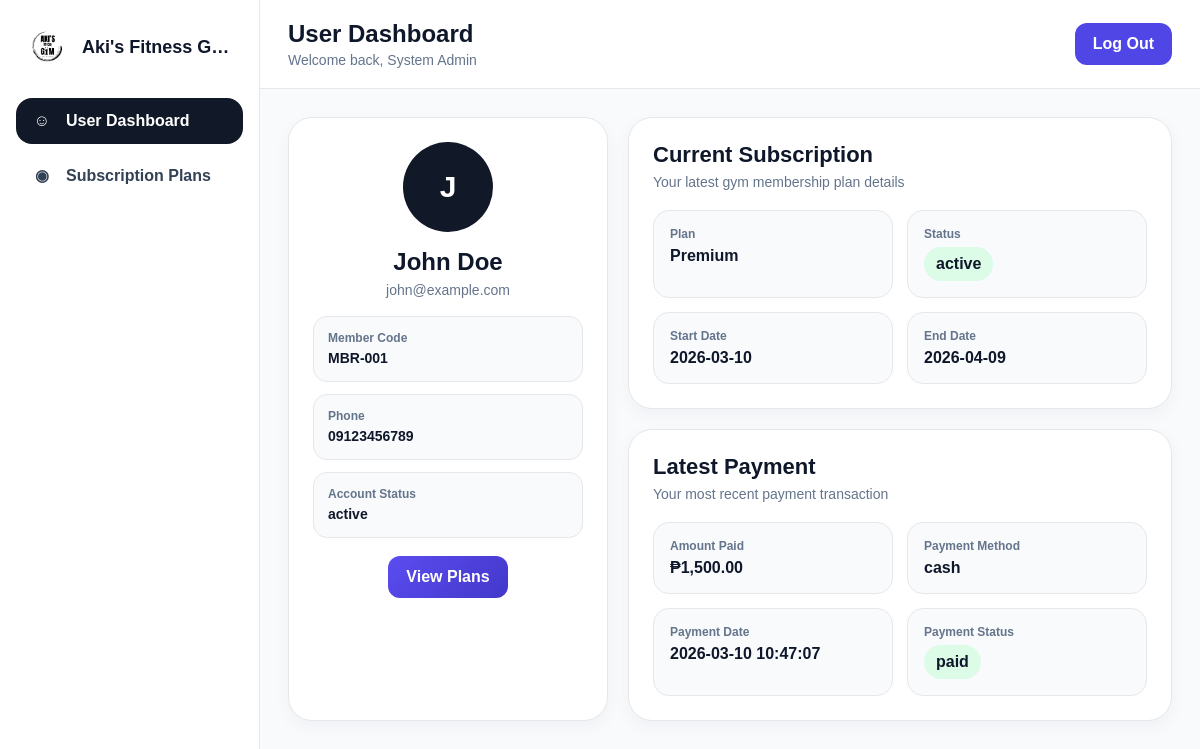
Page /pages/user_dashboard.php (signed in) on the earlier database version.
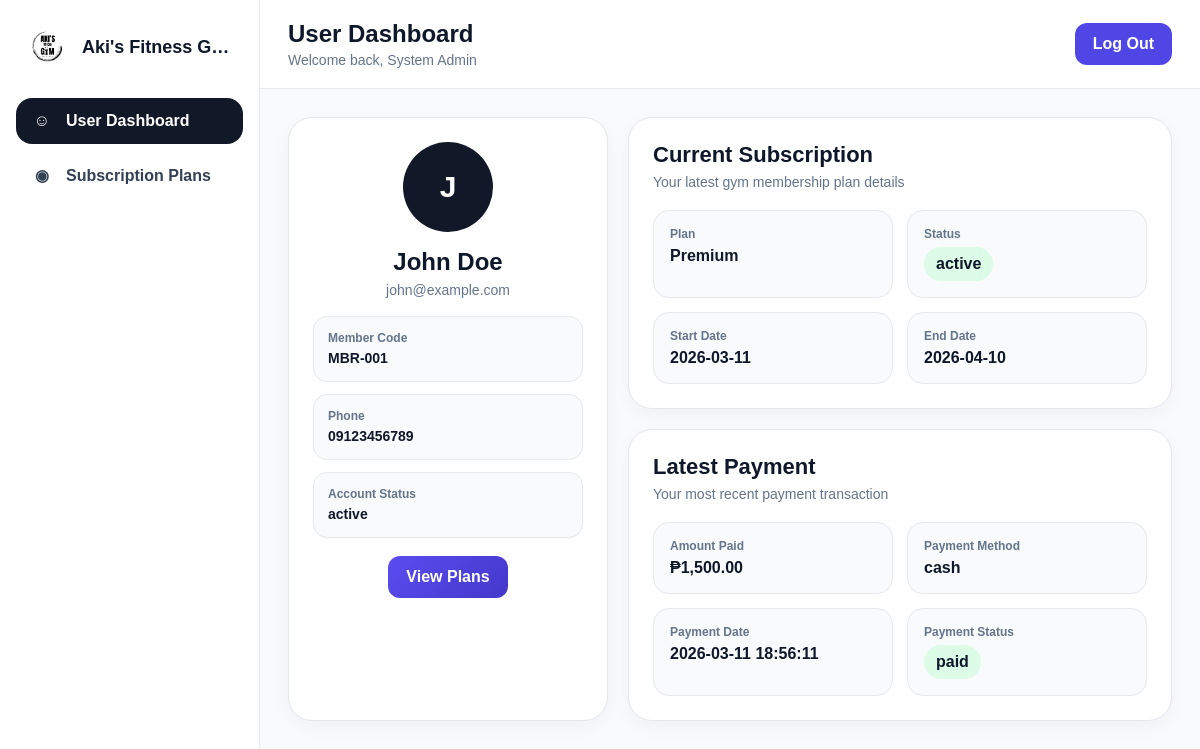
Same page on the later database version.
### tables this page shows
CREATE TABLE `tbl_member_subscriptions` (
  `member_subscription_id` int(11) NOT NULL,
  `member_id` int(11) NOT NULL,
  `subscription_id` int(11) NOT NULL,
  `start_date` date NOT NULL,
  `end_date` date NOT NULL,
  `status` enum('active','expired','cancelled','pending') DEFAULT 'pending',
  `assigned_by` int(11) DEFAULT NULL,
  `notes` text DEFAULT NULL,
  `created_at` timestamp NOT NULL DEFAULT current_timestamp(),
  `updated_at` timestamp NOT NULL DEFAULT current_timestamp() ON UPDATE current_timestamp()
);

CREATE TABLE `tbl_transactions` (
  `transaction_id` int(11) NOT NULL,
  `transaction_code` varchar(30) NOT NULL,
  `member_subscription_id` int(11) NOT NULL,
  `member_id` int(11) NOT NULL,
  `subscription_id` int(11) NOT NULL,
  `amount` decimal(10,2) NOT NULL,
  `payment_method` enum('cash','gcash','bank_transfer','card') DEFAULT 'cash',
  `payment_status` enum('paid','pending','failed','refunded') DEFAULT 'paid',
  `payment_date` datetime DEFAULT current_timestamp(),
  `reference_number` varchar(100) DEFAULT NULL,
  `processed_by` int(11) DEFAULT NULL,
  `remarks` text DEFAULT NULL,
  `created_at` timestamp NOT NULL DEFAULT current_timestamp(),
  `updated_at` timestamp NOT NULL DEFAULT current_timestamp() ON UPDATE current_timestamp()
);

CREATE TABLE `tbl_subscription` (
  `subscription_id` int(11) NOT NULL,
  `plan_name` varchar(100) NOT NULL,
  `description` text DEFAULT NULL,
  `price` decimal(10,2) NOT NULL,
  `duration_days` int(11) NOT NULL,
  `access_level` enum('regular','premium','vip') DEFAULT 'regular',
  `status` enum('active','inactive') DEFAULT 'active',
  `created_at` timestamp NOT NULL DEFAULT current_timestamp(),
  `updated_at` timestamp NOT NULL DEFAULT current_timestamp() ON UPDATE current_timestamp()
);

### pages/user_dashboard.php (the view, shortened to what the changed rows need)
<?php
require_once("../includes/db.php");
$member_id = $_SESSION['member_id'];
$subscription_query = "
    SELECT
        s.plan_name,
        ms.start_date,
        ms.end_date,
        ms.status AS subscription_status
    FROM tbl_member_subscriptions ms
    LEFT JOIN tbl_subscription s ON ms.subscription_id = s.subscription_id
    WHERE ms.member_id = '$member_id'
    ORDER BY ms.member_subscription_id DESC
    LIMIT 1
";
$subscription_result = mysqli_query($conn, $subscription_query);
$subscription = mysqli_fetch_assoc($subscription_result);
$payment_query = "
    SELECT
        amount,
        payment_method,
        payment_status,
        payment_date
    FROM tbl_transactions
    WHERE member_id = '$member_id'
    ORDER BY transaction_id DESC
    LIMIT 1
";
$payment_result = mysqli_query($conn, $payment_query);
$payment = mysqli_fetch_assoc($payment_result);
function subscriptionStatusClass($status) {
    $status = strtolower(trim($status ?? ''));
    if ($status === 'active') return 'status-active';
    return 'status-default';
}
function paymentStatusClass($status) {
    $status = strtolower(trim($status ?? ''));
    if ($status === 'paid') return 'pay-paid';
    return 'pay-default';
}
?>
<!DOCTYPE html>
<html lang="en">
<head>
<link rel="stylesheet" href="/akisgym/assets/css/style.css">
</head>
<body class="saas-body">
<div class="saas-layout">
    <div class="saas-main">
        <header class="saas-topbar">
            <div class="saas-topbar-left">
                <div>
                    <h2>User Dashboard</h2>
                </div>
            </div>
        </header>
        <main class="saas-content">
            <div class="user-dashboard-grid">
                <div class="user-main">
                    <div class="user-subscription-card">
                        <div class="user-sub-grid">
                            <div class="user-sub-box">
                                <label>Plan</label>
                                <span>
                                    <?php echo !empty($subscription['plan_name'])
                                        ? htmlspecialchars($subscription['plan_name'])
                                        : 'No Plan'; ?>
                                </span>
                            </div>
                            <div class="user-sub-box">
                                <label>Status</label>
                                <?php if (!empty($subscription['subscription_status'])): ?>
                                    <span class="badge <?php echo subscriptionStatusClass($subscription['subscription_status']); ?>">
                                        <?php echo htmlspecialchars($subscription['subscription_status']); ?>
                                    </span>
                                <?php else: ?>
                                    <span class="empty-text">N/A</span>
                                <?php endif; ?>
                            </div>
                            <div class="user-sub-box">
                                <label>Start Date</label>
                                <span>
                                    <?php echo !empty($subscription['start_date'])
                                        ? htmlspecialchars($subscription['start_date'])
                                        : 'N/A'; ?>
                                </span>
                            </div>
                            <div class="user-sub-box">
                                <label>End Date</label>
                                <span>
                                    <?php echo !empty($subscription['end_date'])
                                        ? htmlspecialchars($subscription['end_date'])
                                        : 'N/A'; ?>
                                </span>
                            </div>
                        </div>
                    </div>
                    <div class="user-payment-card">
                        <div class="user-sub-grid">
                            <div class="user-sub-box">
                                <label>Amount Paid</label>
                                <span>
                                    <?php echo isset($payment['amount'])
                                        ? '₱' . number_format($payment['amount'], 2)
                                        : 'N/A'; ?>
                                </span>
                            </div>
                            <div class="user-sub-box">
                                <label>Payment Method</label>
                                <span>
                                    <?php echo !empty($payment['payment_method'])
                                        ? htmlspecialchars($payment['payment_method'])
                                        : 'N/A'; ?>
                                </span>
                            </div>
                            <div class="user-sub-box">
                                <label>Payment Date</label>
                                <span>
                                    <?php echo !empty($payment['payment_date'])
                                        ? htmlspecialchars($payment['payment_date'])
                                        : 'N/A'; ?>
                                </span>
                            </div>
                            <div class="user-sub-box">
                                <label>Payment Status</label>
                                <?php if (!empty($payment['payment_status'])): ?>
                                    <span class="badge <?php echo paymentStatusClass($payment['payment_status']); ?>">
                                        <?php echo htmlspecialchars($payment['payment_status']); ?>
                                    </span>
                                <?php else: ?>
                                    <span class="empty-text">N/A</span>
                                <?php endif; ?>
                            </div>
                        </div>
                    </div>
                </div>
            </div>
        </main>
    </div>
</div>
</body>
</html>

Differences in the rows shown:
changed tbl_member_subscriptions "active": start_date "2026-03-10" → "2026-03-11"; end_date "2026-04-09" → "2026-04-10"
changed tbl_transactions "cash": payment_date "2026-03-10 10:47:07" → "2026-03-11 18:56:11"
